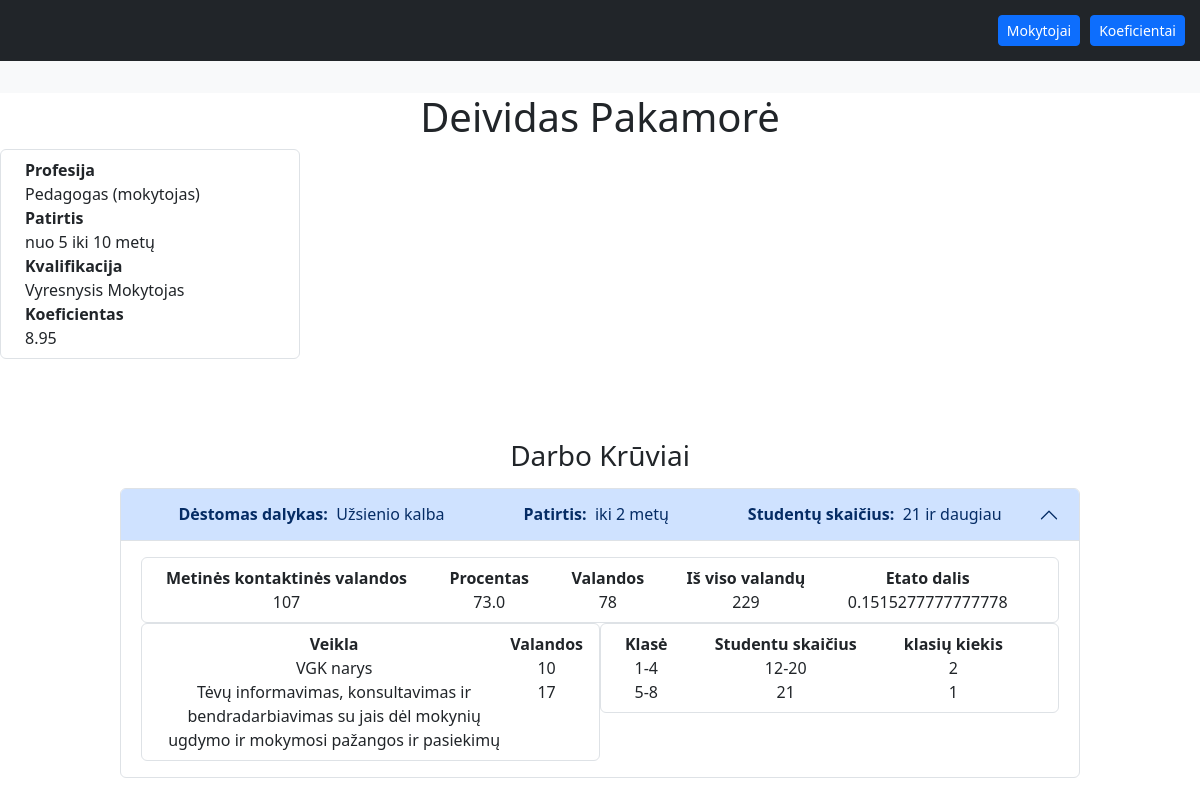
The app's page /employees/employee/2/, older data.
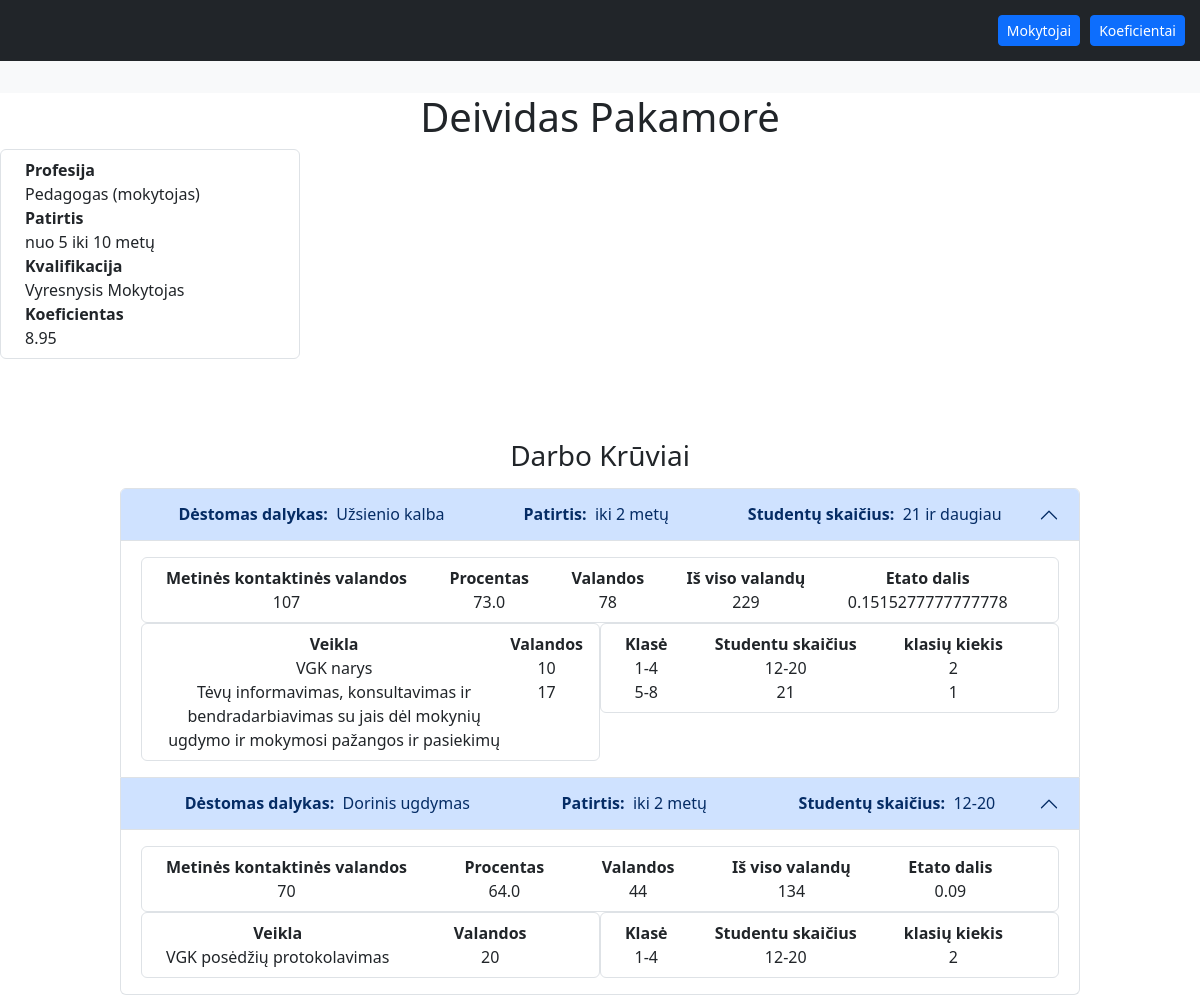
The same page, newer data.
### employees/models.py (models this page shows, shortened)
class Teacher(models.Model):
    first_name = models.CharField(max_length=30)
    last_name = models.CharField(max_length=30)
    koefficient = models.ForeignKey(Koefficient, null=True, on_delete=models.SET_NULL)

### koefficient_calculator/models.py (models this page shows)
class Koefficient(models.Model):
    profession = models.ForeignKey(Profession, on_delete=models.CASCADE)
    experience = models.ForeignKey(Experience, on_delete=models.CASCADE)
    qualification = models.ForeignKey(Qualification, on_delete=models.CASCADE)
    value = models.FloatField(max_length=255)
    def __str__(self) -> str:
        return str(self.value)

class Profession(models.Model):
    name = models.CharField(max_length=255)
    def __str__(self) -> str:
        return self.name

class Experience(models.Model):
    name = models.CharField(max_length=255)
    value = models.CharField(max_length=255)
    def __str__(self) -> str:
        return self.value

class Qualification(models.Model):
    name = models.CharField(max_length=255)
    value = models.CharField(max_length=255)
    def __str__(self) -> str:
        return self.value

### workload_calculator/models.py (models this page shows)
class Workload(models.Model):
    teacher = models.ForeignKey(Teacher, on_delete=models.CASCADE)
    contactless_hour_percent = models.ForeignKey(ContactlessHourPercent, models.CASCADE)
    contact_hours = models.IntegerField(null=True)
    contactless_hours = models.IntegerField(null=True)
    total_hours = models.IntegerField(null=True)
    etat_fraction = models.FloatField(null=True)

class ContactClasses(models.Model):
    CLASS_GRADES = (
        ('1-4', 'Kontaktinės 1-4 kl.'),
        ('5-8', 'Kontaktinės 5-8 kl.'),
    )
    SUTEDENT_COUNTS = (
        ('12-20', '12-20 mokinių klasėje'),
        ('21', '21 ir daugiau mokinių klasėje'),
    )
    workload = models.ForeignKey(Workload, default=None, null=True, on_delete=models.CASCADE)
    grade_range = models.CharField(max_length=100, choices=CLASS_GRADES)
    student_count_range = models.CharField(max_length=100, choices=SUTEDENT_COUNTS)
    classes_count = models.IntegerField()

### contactless_percent_calculator/models.py (models this page shows)
class ContactlessHourPercent(models.Model):
    TEACHING_SUBJECTS = (
        ('Pradinis ugdymas', 'Pradinis ugdymas'),
        ('Dorinis ugdymas', 'Dorinis ugdymas'),
        ('Lietuvių kalba, gimtoji kalba', 'Lietuvių kalba, gimtoji kalba'),
        ('Užsienio kalba', 'Užsienio kalba'),
        ('Matematika', 'Matematika'),
        ('Informacinės technologijos', 'Informacinės technologijos'),
        ('Gamtamokslinis ugdymas', 'Gamtamokslinis ugdymas'),
        ('Socialinis ugdymas', 'Socialinis ugdymas'),
        ('Menai, technologijos, kūno kultūra...', 'Menai, technologijos, kūno kultūra...'),
        ('Neformalusis švietimas', 'Neformalusis švietimas'),
    )
    WORK_EXPERIENCE_PERIODS = (
        ('iki 2 metų', 'iki 2 metų'),
        ('daugiau nei 2 metai', 'daugiau nei 2 metai'),
    )
    BORAD_STUDENT_COUNTS = (
        ('ne daugiau kaip 11', 'ne daugiau kaip 11'),
        ('12-20', '12-20'),
        ('21 ir daugiau', '21 ir daugiau')
    )
    teaching_subject = models.CharField(max_length=255, choices=TEACHING_SUBJECTS)
    work_experience_period = models.CharField(max_length=255, choices=WORK_EXPERIENCE_PERIODS)
    student_count = models.CharField(max_length=255, choices=BORAD_STUDENT_COUNTS)
    percent = models.FloatField()
    def __str__(self) -> str:
        return str(self.percent)

### activities/models.py (models this page shows, shortened)
class Activity(models.Model):
    TYPES = (
        ('Privaloma Veikla', 'Privaloma Veikla'),
        ('Sulygstama veikla', 'Sulygstama Veikla'),
    )
    type = models.CharField(max_length=50, choices=TYPES)
    name = models.CharField(max_length=255)

### employees/views.py (the view)
# urls.py: path('employee/<int:pk>/', TeacherDetailView.as_view(), name='teacher-detail'),
class TeacherDetailView(DetailView):
    model = Teacher
    template_name = 'teacher-detail.html'
    context_object_name = 'teacher'
    def get_context_data(self, **kwargs):
        context = super().get_context_data(**kwargs)
        teacher_id = self.kwargs.get('pk')
        teacher_instance = Teacher.objects.get(id=teacher_id)
        workloads = Workload.objects.filter(teacher=teacher_instance)
        for workload in workloads:
            activities_to_workload = ActivityToWorkload.objects.filter(workload=workload)
            yearly_hours = [YearlyHours.objects.get(id=i.yearly_hours.id) for i in activities_to_workload]
            activity_ids = list(dict.fromkeys([i.activity.id for i in yearly_hours]))
            activities = [Activity.objects.get(id=i) for i in activity_ids]
            for activity in activities:
                for yearly_hour in yearly_hours:
                    if yearly_hour.activity.id == activity.id:
                        activity.yearly_hours = yearly_hour.hours
            workload.contact_classes = ContactClasses.objects.filter(workload=workload.id)
            workload.activities = activities
        context['workloads'] = workloads
        return context

### employees/templates/teacher-detail.html (shortened to what this page needs)
{% extends 'employee-layout.html' %}
{% load static %}
{% block content %}
<h1>{{ teacher.first_name }} {{ teacher.last_name }}</h1>
  <ol class="list-group list-group koefficient-detail">
    <li class="list-group-item d-flex justify-content-between align-items-start flex-column">
      <div class="ms-2 me-auto">
        <div class="fw-bold">Profesija</div>
        {{ teacher.koefficient.profession }}
      </div>
      <div class="ms-2 me-auto">
        <div class="fw-bold">Patirtis</div>
        {{ teacher.koefficient.experience }} metų
      </div>
      <div class="ms-2 me-auto">
        <div class="fw-bold">Kvalifikacija</div>
        {{ teacher.koefficient.qualification }}
      </div>
      <div class="ms-2 me-auto">
        <div class="fw-bold">Koeficientas</div>
        {{ teacher.koefficient }}
      </div>
    </li>
  </ol>
  <div class="accordion" id="accordionExample">
    <h3>Darbo Krūviai</h3>
    {% for workload in workloads %}
    <div class="accordion-item">
      <h2 class="accordion-header" id="headingOne">
        <button class="accordion-button" type="button" data-bs-toggle="collapse"
          data-bs-target="#collapse{{ workload.id }}" aria-expanded="true" aria-controls="collapse{{ workload.id }}">
          <div class="accordion-header-wrapper">
            <div>
              <strong>Dėstomas dalykas:&nbsp;</strong> {{ workload.contactless_hour_percent.teaching_subject}}
            </div>
            <div>
              <strong>&nbsp;Patirtis:&nbsp;</strong> {{workload.contactless_hour_percent.work_experience_period}}
            </div>
            <div>
              <strong>&nbsp;Studentų skaičius:&nbsp;</strong> {{workload.contactless_hour_percent.student_count}}
            </div>
          </div>
        </button>
      </h2>
      <div id="collapse{{ workload.id }}" class="accordion-collapse collapse show"
        aria-labelledby="heading{{ workload.id }}" data-bs-parent="#accordionExample">
        <div class="accordion-body">
          <ol class="list-group list-group workload-detail-list">
            <li class="list-group-item d-flex justify-content-between align-items-start">
              <div class="ms-2 me-auto">
                <div class="fw-bold">Metinės kontaktinės valandos</div>
                {{workload.contact_hours}}
              </div>
              <div class="ms-2 me-auto">
                <div class="fw-bold">Procentas</div>
                {{workload.contactless_hour_percent}}
              </div>
              <div class="ms-2 me-auto">
                <div class="fw-bold">Valandos</div>
                {{workload.contactless_hours}}
              </div>
              <div class="ms-2 me-auto">
                <div class="fw-bold">Iš viso valandų</div>
                {{workload.total_hours}}
              </div>
              <div class="ms-2 me-auto">
                <div class="fw-bold">Etato dalis</div>
                {{workload.etat_fraction}}
              </div>
            </li>
          </ol>
          <div class="d-flex">
            <ol class="list-group list-group activity-detail-list">
              <li class="list-group-item d-flex justify-content-between align-items-start">
                <div class="ms-2 me-auto">
                  <div class="fw-bold d-flex flex-column">Veikla</div>
                  {% for activity in workload.activities %}
                  <div>
                    {{activity.name}}
                  </div>
                  {% endfor %}
                </div>
                <div class="ms-2 me-auto">
                  <div class="fw-bold d-flex flex-column">Valandos</div>
                  {% for activity in workload.activities %}
                  <div>
                    {{activity.yearly_hours}}
                  </div>
                  {% endfor %}
                </div>
              </li>
            </ol>
            <ol class="list-group list-group activity-detail-list">
              <li class="list-group-item d-flex justify-content-between align-items-start">
                <div class="ms-2 me-auto">
                  <div class="fw-bold d-flex flex-column">Klasė</div>
                  {% for contact_class in workload.contact_classes %}
                  <div>
                    {{contact_class.grade_range}}
                  </div>
                  {% endfor %}
                </div>
                <div class="ms-2 me-auto">
                  <div class="fw-bold d-flex flex-column">Studentu skaičius</div>
                  {% for contact_class in workload.contact_classes %}
                  <div>
                    {{contact_class.student_count_range}}
                  </div>
                  {% endfor %}
                </div>
                <div class="ms-2 me-auto">
                  <div class="fw-bold d-flex flex-column">klasių kiekis</div>
                  {% for contact_class in workload.contact_classes %}
                  <div>
                    {{contact_class.classes_count}}
                  </div>
                  {% endfor %}
                </div>
              </li>
            </ol>
          </div>
        </div>
      </div>
    </div>
    {% endfor %}
  </div>
{% endblock %}

### employees/templates/employee-layout.html (shortened to what this page needs)
{% extends 'layout.html' %}
{% block toolbar %}
  <nav class="navbar navbar-expand-lg navbar-light bg-light">
    <div class="container-fluid">
      <div class="collapse navbar-collapse" id="navbarText">
      </div>
    </div>
  </nav>
{% endblock %}

### homepage/templates/layout.html (shortened to what this page needs)
<!DOCTYPE html>
<html lang="en">
  <head>
    {% load bootstrap5 %}
    {% bootstrap_css %}
  </head>
  <body>
    <nav class="navbar navbar-dark bg-dark justify-content-end" style="padding: 15px 15px; gap: 10px;">
      <a href="{% url 'teacher-list' %}"><button type="button" class="btn btn-primary btn-sm">Mokytojai</button></a>
      <a href="{% url 'koefficient-list' %}"><button type="button" class="btn btn-primary btn-sm">Koeficientai</button></a>
    </nav>
    {% block toolbar %}{% endblock %}
    {% block content %}{% endblock %}
  </body>
</html>

### employees/templates/teacher-detail.html (style rules this page uses)
h1 { text-align: center; }
h3 { text-align: center; margin: 80px 0 15px 0; }
.koefficient-detail { max-width: 300px; }
.accordion { max-width: 80%; margin: 0 auto 0 auto; }
.workload-detail-list>li>div { text-align: center; }
.accordion-header-wrapper { display: flex; width: 100%; justify-content: space-around; }
.activity-detail-list { width: 100%; text-align: center; }

Row changes from the older to the newer data that the page shows:
added Workload: contactless_hour_percent.teaching_subject "Dorinis ugdymas", contactless_hour_percent.work_experience_period "iki 2 metų", contactless_hour_percent.student_count "12-20", contact_hours "70", contactless_hour_percent "64.0", contactless_hours "44", total_hours "134", etat_fraction "0.09"
now on this page (row unchanged): Activity: name "VGK posėdžių protokolavimas", yearly_hours "20"
added ContactClasses: grade_range "1-4", student_count_range "12-20", classes_count "2"
